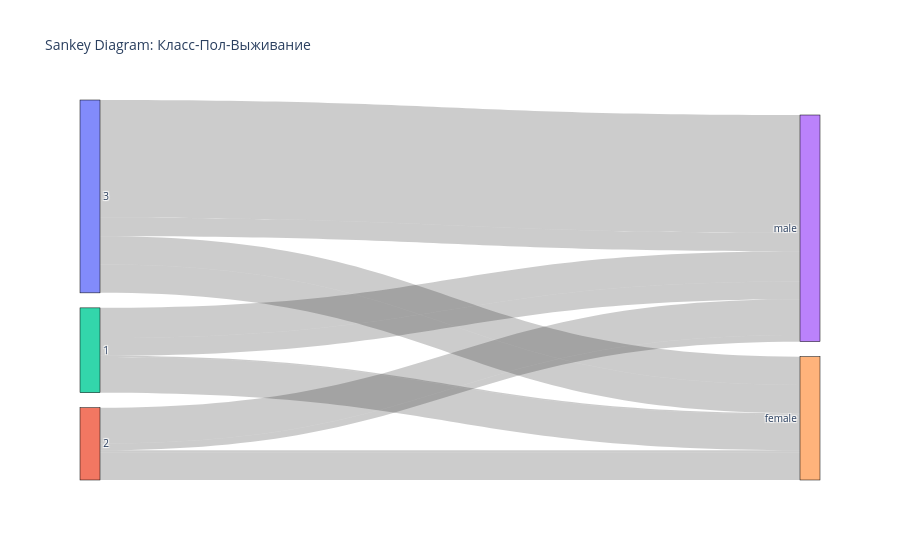

Source (notebook cell):
### Markdown cell above
#### 10. Sankey Diagram (дополнительный)

### Code cell
class_sex_survival = combined_df.groupby(['Pclass', 'Sex', 'Survived']).size().reset_index(name='count')

nodes = list(set(class_sex_survival['Pclass'].astype(str))) + \
        list(set(class_sex_survival['Sex'].astype(str))) + \
        list(set(class_sex_survival['Survived'].astype(str)))

source = []
target = []
value = []

for _, row in class_sex_survival.iterrows():
    source.append(nodes.index(str(row['Pclass'])))
    target.append(nodes.index(str(row['Sex'])))
    value.append(row['count'])

fig10 = go.Figure(data=[go.Sankey(
    node=dict(
        pad=15,
        thickness=20,
        line=dict(color="black", width=0.5),
        label=nodes
    ),
    link=dict(
        source=source,
        target=target,
        value=value
    ))])

fig10.update_layout(title_text="Sankey Diagram: Класс-Пол-Выживание", font_size=10)
fig10.show()

### Figure 1 — Plotly figure (JSON) as saved in the notebook; plotly's stock layout.template omitted (floating-point values rounded to 4 significant figures)
{"data": [{"link": {"source": [2, 2, 2, 2, 1, 1, 1, 1, 0, 0, 0, 0], "target": [4, 4, 3, 3, 4, 4, 3, 3, 4, 4, 3, 3], "value": [3, 91, 77, 45, 6, 70, 91, 17, 72, 72, 300, 47]}, "node": {"label": ["3", "2", "1", "male", "female", "0.0", "1.0"], "line": {"color": "black", "width": 0.5}, "pad": 15, "thickness": 20}, "type": "sankey"}], "layout": {"autosize": true, "font": {"size": 10}, "title": {"text": "Sankey Diagram: Класс-Пол-Выживание"}}}
